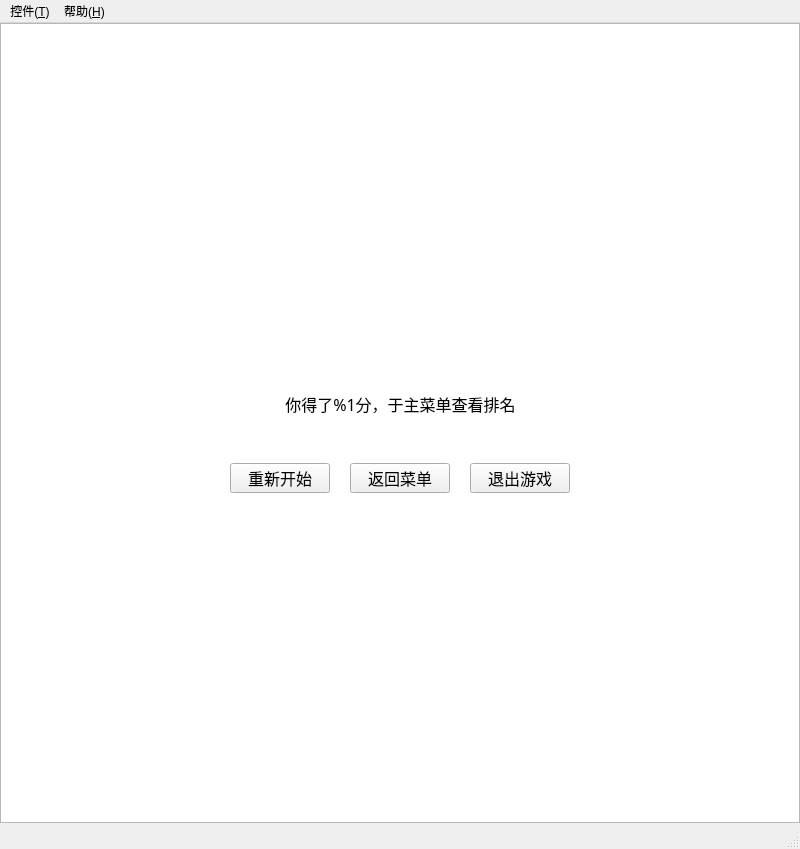
<?xml version="1.0" encoding="UTF-8"?>
<ui version="4.0">
 <class>MainWindow</class>
 <widget class="QMainWindow" name="MainWindow">
  <property name="geometry">
   <rect>
    <x>0</x>
    <y>0</y>
    <width>800</width>
    <height>849</height>
   </rect>
  </property>
  <property name="minimumSize">
   <size>
    <width>800</width>
    <height>849</height>
   </size>
  </property>
  <property name="maximumSize">
   <size>
    <width>800</width>
    <height>849</height>
   </size>
  </property>
  <property name="windowTitle">
   <string>MainWindow</string>
  </property>
  <widget class="QWidget" name="centralwidget">
   <widget class="QStackedWidget" name="stackedWidget">
    <property name="geometry">
     <rect>
      <x>0</x>
      <y>0</y>
      <width>800</width>
      <height>800</height>
     </rect>
    </property>
    <property name="currentIndex">
     <number>3</number>
    </property>
    <widget class="QWidget" name="menuPage">
     <widget class="QLabel" name="titleLabel">
      <property name="geometry">
       <rect>
        <x>0</x>
        <y>140</y>
        <width>801</width>
        <height>201</height>
       </rect>
      </property>
      <property name="text">
       <string/>
      </property>
      <property name="pixmap">
       <pixmap resource="res.qrc">:/png/title.png</pixmap>
      </property>
      <property name="alignment">
       <set>Qt::AlignmentFlag::AlignCenter</set>
      </property>
     </widget>
     <widget class="QPushButton" name="singleBtn">
      <property name="geometry">
       <rect>
        <x>170</x>
        <y>440</y>
        <width>100</width>
        <height>30</height>
       </rect>
      </property>
      <property name="font">
       <font>
        <family>Ark Pixel 12px Proportional zh_cn</family>
        <pointsize>12</pointsize>
       </font>
      </property>
      <property name="text">
       <string>单人模式</string>
      </property>
     </widget>
     <widget class="QPushButton" name="coworkBtn">
      <property name="geometry">
       <rect>
        <x>290</x>
        <y>440</y>
        <width>100</width>
        <height>30</height>
       </rect>
      </property>
      <property name="font">
       <font>
        <family>Ark Pixel 12px Proportional zh_cn</family>
        <pointsize>12</pointsize>
       </font>
      </property>
      <property name="text">
       <string>双人合作</string>
      </property>
     </widget>
     <widget class="QPushButton" name="pvpBtn">
      <property name="geometry">
       <rect>
        <x>410</x>
        <y>440</y>
        <width>100</width>
        <height>30</height>
       </rect>
      </property>
      <property name="font">
       <font>
        <family>Ark Pixel 12px Proportional zh_cn</family>
        <pointsize>12</pointsize>
       </font>
      </property>
      <property name="text">
       <string>双人对战</string>
      </property>
     </widget>
     <widget class="QPushButton" name="dfctBtn">
      <property name="geometry">
       <rect>
        <x>530</x>
        <y>440</y>
        <width>100</width>
        <height>30</height>
       </rect>
      </property>
      <property name="font">
       <font>
        <family>Ark Pixel 12px Proportional zh_cn</family>
        <pointsize>12</pointsize>
       </font>
      </property>
      <property name="text">
       <string>难度选择</string>
      </property>
     </widget>
     <widget class="QLabel" name="singleRank">
      <property name="geometry">
       <rect>
        <x>170</x>
        <y>510</y>
        <width>100</width>
        <height>220</height>
       </rect>
      </property>
      <property name="font">
       <font>
        <family>Ark Pixel 12px Proportional zh_cn</family>
        <pointsize>12</pointsize>
       </font>
      </property>
      <property name="text">
       <string>单人排名</string>
      </property>
      <property name="alignment">
       <set>Qt::AlignmentFlag::AlignHCenter|Qt::AlignmentFlag::AlignTop</set>
      </property>
      <property name="wordWrap">
       <bool>true</bool>
      </property>
     </widget>
     <widget class="QLabel" name="coworkLabel">
      <property name="geometry">
       <rect>
        <x>410</x>
        <y>510</y>
        <width>100</width>
        <height>220</height>
       </rect>
      </property>
      <property name="font">
       <font>
        <family>Ark Pixel 12px Proportional zh_cn</family>
        <pointsize>12</pointsize>
       </font>
      </property>
      <property name="text">
       <string>双人排名</string>
      </property>
      <property name="alignment">
       <set>Qt::AlignmentFlag::AlignHCenter|Qt::AlignmentFlag::AlignTop</set>
      </property>
      <property name="wordWrap">
       <bool>true</bool>
      </property>
     </widget>
     <widget class="QLabel" name="pvpLabel">
      <property name="geometry">
       <rect>
        <x>530</x>
        <y>510</y>
        <width>100</width>
        <height>220</height>
       </rect>
      </property>
      <property name="font">
       <font>
        <family>Ark Pixel 12px Proportional zh_cn</family>
        <pointsize>12</pointsize>
       </font>
      </property>
      <property name="text">
       <string>对战排名</string>
      </property>
      <property name="alignment">
       <set>Qt::AlignmentFlag::AlignHCenter|Qt::AlignmentFlag::AlignTop</set>
      </property>
      <property name="wordWrap">
       <bool>true</bool>
      </property>
     </widget>
     <widget class="QLabel" name="singleRank_2">
      <property name="geometry">
       <rect>
        <x>290</x>
        <y>510</y>
        <width>100</width>
        <height>220</height>
       </rect>
      </property>
      <property name="font">
       <font>
        <family>Ark Pixel 12px Proportional zh_cn</family>
        <pointsize>12</pointsize>
       </font>
      </property>
      <property name="text">
       <string>单人排名</string>
      </property>
      <property name="alignment">
       <set>Qt::AlignmentFlag::AlignHCenter|Qt::AlignmentFlag::AlignTop</set>
      </property>
      <property name="wordWrap">
       <bool>true</bool>
      </property>
     </widget>
     <widget class="QGraphicsView" name="menuView">
      <property name="geometry">
       <rect>
        <x>0</x>
        <y>0</y>
        <width>800</width>
        <height>800</height>
       </rect>
      </property>
      <property name="sizePolicy">
       <sizepolicy hsizetype="Fixed" vsizetype="Fixed">
        <horstretch>0</horstretch>
        <verstretch>0</verstretch>
       </sizepolicy>
      </property>
      <property name="verticalScrollBarPolicy">
       <enum>Qt::ScrollBarPolicy::ScrollBarAlwaysOff</enum>
      </property>
      <property name="horizontalScrollBarPolicy">
       <enum>Qt::ScrollBarPolicy::ScrollBarAlwaysOff</enum>
      </property>
     </widget>
     <zorder>menuView</zorder>
     <zorder>singleBtn</zorder>
     <zorder>coworkBtn</zorder>
     <zorder>pvpBtn</zorder>
     <zorder>dfctBtn</zorder>
     <zorder>singleRank</zorder>
     <zorder>coworkLabel</zorder>
     <zorder>pvpLabel</zorder>
     <zorder>singleRank_2</zorder>
     <zorder>titleLabel</zorder>
    </widget>
    <widget class="QWidget" name="playingPage">
     <widget class="QGraphicsView" name="playingView">
      <property name="geometry">
       <rect>
        <x>0</x>
        <y>0</y>
        <width>800</width>
        <height>800</height>
       </rect>
      </property>
      <property name="sizePolicy">
       <sizepolicy hsizetype="Fixed" vsizetype="Fixed">
        <horstretch>0</horstretch>
        <verstretch>0</verstretch>
       </sizepolicy>
      </property>
      <property name="verticalScrollBarPolicy">
       <enum>Qt::ScrollBarPolicy::ScrollBarAlwaysOff</enum>
      </property>
      <property name="horizontalScrollBarPolicy">
       <enum>Qt::ScrollBarPolicy::ScrollBarAlwaysOff</enum>
      </property>
     </widget>
    </widget>
    <widget class="QWidget" name="pausedPage">
     <widget class="QGraphicsView" name="pausedView">
      <property name="geometry">
       <rect>
        <x>0</x>
        <y>0</y>
        <width>800</width>
        <height>800</height>
       </rect>
      </property>
      <property name="sizePolicy">
       <sizepolicy hsizetype="Fixed" vsizetype="Fixed">
        <horstretch>0</horstretch>
        <verstretch>0</verstretch>
       </sizepolicy>
      </property>
      <property name="verticalScrollBarPolicy">
       <enum>Qt::ScrollBarPolicy::ScrollBarAlwaysOff</enum>
      </property>
      <property name="horizontalScrollBarPolicy">
       <enum>Qt::ScrollBarPolicy::ScrollBarAlwaysOff</enum>
      </property>
     </widget>
     <widget class="QLabel" name="screenshotLabel">
      <property name="geometry">
       <rect>
        <x>0</x>
        <y>0</y>
        <width>800</width>
        <height>800</height>
       </rect>
      </property>
      <property name="text">
       <string/>
      </property>
      <property name="alignment">
       <set>Qt::AlignmentFlag::AlignLeading|Qt::AlignmentFlag::AlignLeft|Qt::AlignmentFlag::AlignTop</set>
      </property>
     </widget>
     <widget class="QLabel" name="pausedLabel">
      <property name="geometry">
       <rect>
        <x>0</x>
        <y>140</y>
        <width>800</width>
        <height>200</height>
       </rect>
      </property>
      <property name="text">
       <string/>
      </property>
      <property name="pixmap">
       <pixmap resource="res.qrc">:/png/paused.png</pixmap>
      </property>
      <property name="alignment">
       <set>Qt::AlignmentFlag::AlignCenter</set>
      </property>
     </widget>
     <widget class="QPushButton" name="continueBtn">
      <property name="geometry">
       <rect>
        <x>290</x>
        <y>440</y>
        <width>100</width>
        <height>30</height>
       </rect>
      </property>
      <property name="font">
       <font>
        <family>Ark Pixel 12px Proportional zh_cn</family>
        <pointsize>12</pointsize>
       </font>
      </property>
      <property name="text">
       <string>继续游戏</string>
      </property>
     </widget>
     <widget class="QPushButton" name="backBtn">
      <property name="geometry">
       <rect>
        <x>410</x>
        <y>440</y>
        <width>100</width>
        <height>30</height>
       </rect>
      </property>
      <property name="font">
       <font>
        <family>Ark Pixel 12px Proportional zh_cn</family>
        <pointsize>12</pointsize>
       </font>
      </property>
      <property name="text">
       <string>返回菜单</string>
      </property>
     </widget>
    </widget>
    <widget class="QWidget" name="gameOverPage">
     <widget class="QGraphicsView" name="gameOverView">
      <property name="geometry">
       <rect>
        <x>0</x>
        <y>0</y>
        <width>800</width>
        <height>800</height>
       </rect>
      </property>
      <property name="sizePolicy">
       <sizepolicy hsizetype="Fixed" vsizetype="Fixed">
        <horstretch>0</horstretch>
        <verstretch>0</verstretch>
       </sizepolicy>
      </property>
      <property name="verticalScrollBarPolicy">
       <enum>Qt::ScrollBarPolicy::ScrollBarAlwaysOff</enum>
      </property>
      <property name="horizontalScrollBarPolicy">
       <enum>Qt::ScrollBarPolicy::ScrollBarAlwaysOff</enum>
      </property>
     </widget>
     <widget class="QLabel" name="screenshotLabel_2">
      <property name="geometry">
       <rect>
        <x>0</x>
        <y>0</y>
        <width>800</width>
        <height>800</height>
       </rect>
      </property>
      <property name="text">
       <string/>
      </property>
      <property name="alignment">
       <set>Qt::AlignmentFlag::AlignLeading|Qt::AlignmentFlag::AlignLeft|Qt::AlignmentFlag::AlignTop</set>
      </property>
     </widget>
     <widget class="QLabel" name="gameOverLabel">
      <property name="geometry">
       <rect>
        <x>0</x>
        <y>150</y>
        <width>800</width>
        <height>221</height>
       </rect>
      </property>
      <property name="text">
       <string/>
      </property>
      <property name="pixmap">
       <pixmap resource="res.qrc">:/png/gameOver.png</pixmap>
      </property>
      <property name="alignment">
       <set>Qt::AlignmentFlag::AlignCenter</set>
      </property>
     </widget>
     <widget class="QPushButton" name="backBtn_2">
      <property name="geometry">
       <rect>
        <x>350</x>
        <y>440</y>
        <width>100</width>
        <height>30</height>
       </rect>
      </property>
      <property name="font">
       <font>
        <family>Ark Pixel 12px Proportional zh_cn</family>
        <pointsize>12</pointsize>
       </font>
      </property>
      <property name="text">
       <string>返回菜单</string>
      </property>
     </widget>
     <widget class="QPushButton" name="restartBtn">
      <property name="geometry">
       <rect>
        <x>230</x>
        <y>440</y>
        <width>100</width>
        <height>30</height>
       </rect>
      </property>
      <property name="font">
       <font>
        <family>Ark Pixel 12px Proportional zh_cn</family>
        <pointsize>12</pointsize>
       </font>
      </property>
      <property name="text">
       <string>重新开始</string>
      </property>
     </widget>
     <widget class="QPushButton" name="exitBtn">
      <property name="geometry">
       <rect>
        <x>470</x>
        <y>440</y>
        <width>100</width>
        <height>30</height>
       </rect>
      </property>
      <property name="font">
       <font>
        <family>Ark Pixel 12px Proportional zh_cn</family>
        <pointsize>12</pointsize>
       </font>
      </property>
      <property name="text">
       <string>退出游戏</string>
      </property>
     </widget>
     <widget class="QLabel" name="sumLabel">
      <property name="geometry">
       <rect>
        <x>10</x>
        <y>360</y>
        <width>781</width>
        <height>41</height>
       </rect>
      </property>
      <property name="font">
       <font>
        <family>Ark Pixel 12px Proportional zh_cn</family>
        <pointsize>12</pointsize>
       </font>
      </property>
      <property name="text">
       <string>你得了%1分，于主菜单查看排名</string>
      </property>
      <property name="alignment">
       <set>Qt::AlignmentFlag::AlignCenter</set>
      </property>
     </widget>
    </widget>
   </widget>
  </widget>
  <widget class="QMenuBar" name="menubar">
   <property name="geometry">
    <rect>
     <x>0</x>
     <y>0</y>
     <width>800</width>
     <height>25</height>
    </rect>
   </property>
   <widget class="QMenu" name="menu">
    <property name="title">
     <string>帮助(&amp;H)</string>
    </property>
    <addaction name="guideAction"/>
    <addaction name="separator"/>
    <addaction name="aboutAction"/>
   </widget>
   <widget class="QMenu" name="menu_M">
    <property name="title">
     <string>控件(&amp;T)</string>
    </property>
    <addaction name="menuAction"/>
    <addaction name="restartAction"/>
    <addaction name="pauseAction"/>
    <addaction name="dfctAction"/>
    <addaction name="separator"/>
    <addaction name="exitAction"/>
   </widget>
   <addaction name="menu_M"/>
   <addaction name="menu"/>
  </widget>
  <widget class="QStatusBar" name="statusbar"/>
  <action name="aboutAction">
   <property name="icon">
    <iconset theme="help-about"/>
   </property>
   <property name="text">
    <string>关于(&amp;O)</string>
   </property>
  </action>
  <action name="menuAction">
   <property name="icon">
    <iconset resource="res.qrc">
     <normaloff>:/png/tomato.png</normaloff>:/png/tomato.png</iconset>
   </property>
   <property name="text">
    <string>主菜单(&amp;M)</string>
   </property>
  </action>
  <action name="restartAction">
   <property name="icon">
    <iconset resource="res.qrc">
     <normaloff>:/png/head.png</normaloff>:/png/head.png</iconset>
   </property>
   <property name="text">
    <string>重新开始(&amp;R)</string>
   </property>
  </action>
  <action name="pauseAction">
   <property name="icon">
    <iconset resource="res.qrc">
     <normaloff>:/png/body.png</normaloff>:/png/body.png</iconset>
   </property>
   <property name="text">
    <string>暂停(&amp;P)</string>
   </property>
  </action>
  <action name="exitAction">
   <property name="icon">
    <iconset resource="res.qrc">
     <normaloff>:/png/domado.png</normaloff>:/png/domado.png</iconset>
   </property>
   <property name="text">
    <string>退出(&amp;E)</string>
   </property>
  </action>
  <action name="dfctAction">
   <property name="icon">
    <iconset resource="res.qrc">
     <normaloff>:/png/tinyTail.png</normaloff>:/png/tinyTail.png</iconset>
   </property>
   <property name="text">
    <string>难度选择(&amp;D)</string>
   </property>
  </action>
  <action name="guideAction">
   <property name="icon">
    <iconset theme="help-faq"/>
   </property>
   <property name="text">
    <string>指南(&amp;G)</string>
   </property>
  </action>
 </widget>
 <resources>
  <include location="res.qrc"/>
 </resources>
 <connections/>
</ui>
